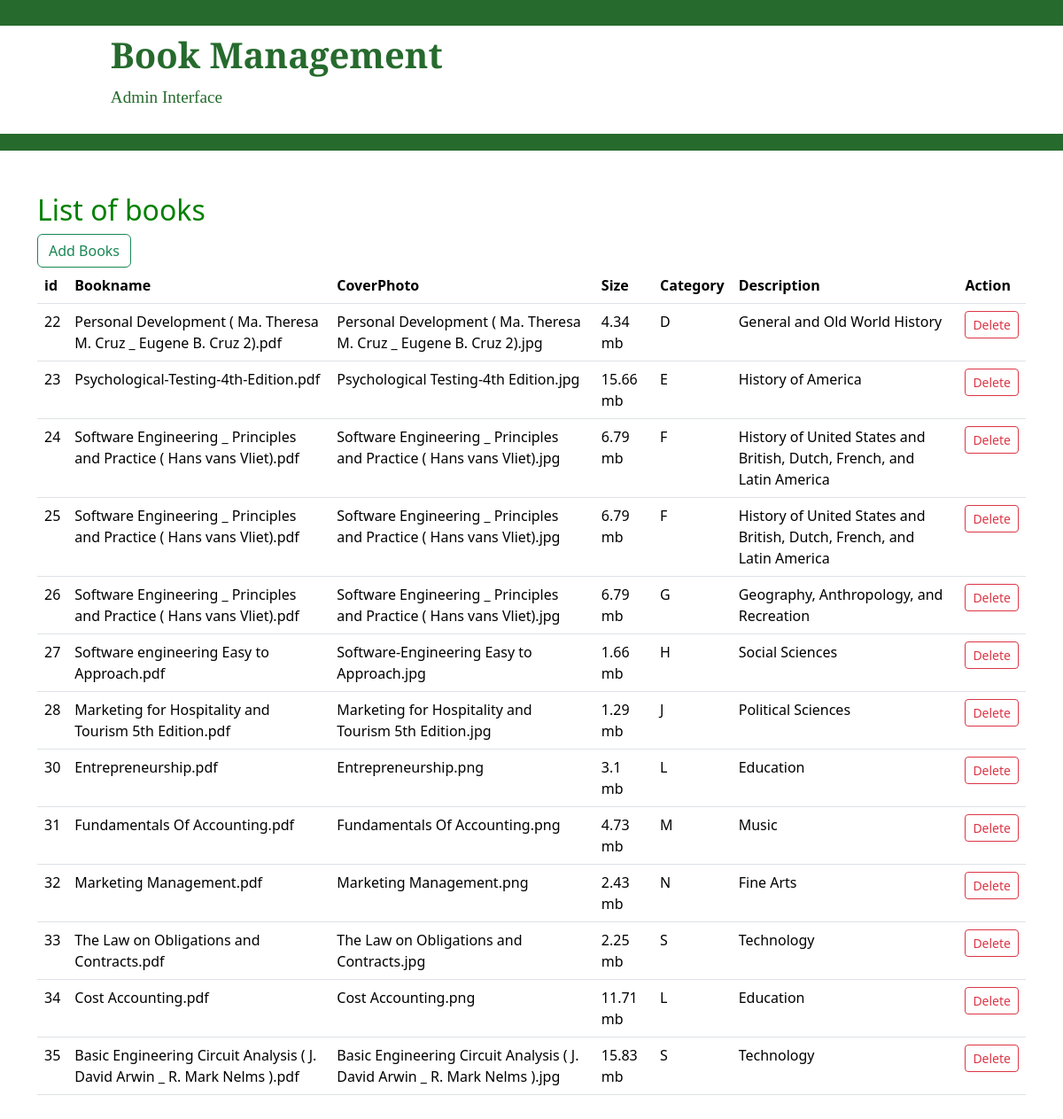
Screenshot of /admin_book_management.php with the database file from the repository.
### tables this page shows
CREATE TABLE `book_files` (
  `id` int(11) NOT NULL,
  `bookname` varchar(255) NOT NULL,
  `bookcover` varchar(255) NOT NULL,
  `category` varchar(255) NOT NULL,
  `description` varchar(255) NOT NULL,
  `filesize` int(11) DEFAULT NULL,
  `uploaded_at` datetime NOT NULL DEFAULT current_timestamp()
);

### includes/admin_book_management_model.inc.php (the view, shortened to what this page needs)
<?php
function get_book(object $pdo)
{
    try {
        $query = "SELECT * FROM book_files";
        $stmt = $pdo->prepare($query);
        $stmt->execute();
        $books = $stmt->fetchAll(PDO::FETCH_ASSOC);
        foreach ($books as $book) {
            $fileSizeMB = round($book['filesize'] / (1024 * 1024), 2);
            echo "<tr>";
            echo "<td>{$book['id']}</td>";
            echo "<td>{$book['bookname']}</td>";
            echo "<td>{$book['bookcover']}</td>";
            echo "<td>$fileSizeMB mb</td>";
            echo "<td>{$book['category']}</td>";
            echo "<td>{$book['description']}</td>";
            echo "<td>";
            echo "<a href='bookManagement/delete.php?id=$book[id]' class='btn btn-sm btn-outline-danger' onclick='return confirm(\"Are you sure you want to delete this book?\");'>Delete</a>";
            echo "</td>";
            echo "</tr>";
        }
    } catch (PDOException $e) {
        echo "Error: " . $e->getMessage();
    }
}

### admin_book_management.php (shortened to what this page needs)
<?php
require_once 'includes/dbh.inc.php';
require_once 'includes/admin_book_management_model.inc.php';
?>
<!DOCTYPE html>
<html lang="en">
<head>
    <link href="https://cdn.jsdelivr.net/npm/bootstrap@5.3.2/dist/css/bootstrap.min.css" rel="stylesheet"
>
    <link rel="stylesheet" href="css/admin-book.css">
    <link rel="stylesheet" href="css/library.css">
</head>
<body>
    <header class="green-header">
        <div class="solidgreen1"></div>
        <div class="admin-title">
            <div>
                <h1><strong>Book Management</strong></h1>
                <a href="admin.php" class="h"><p>Admin Interface</p></a>
            </div>
        </div>
        <div class="solidgreen2"></div>
    </header>
    <div class="container my-5">
        <h2 class="green">List of books</h2>
        <a class="btn btn-outline-success" href="bookManagement/upload.php" role="button">Add Books</a>
        <br>
        <table class="table">
            <thead>
                <tr>
                    <th>id</th>
                    <th>Bookname</th>
                    <th>CoverPhoto</th>
                    <th>Size</th>
                    <th>Category</th>
                    <th>Description</th>
                    <th>Action</th>
                </tr>
            </thead>
            <tbody>
                <?php get_book($pdo)?>
            </tbody>
        </table>
    </div>
</body>
</html>

### css/admin-book.css (style rules this page uses)
.green { color: green; }

### css/library.css (style rules this page uses)
* { box-sizing: border-box; padding: 0; margin: 0; }
:root { --primary-color: #ffffff; --accent-color: #266a2d; --font-main: 'Poppins', sans-serif; --font-sec: 'Hedvig Letters Serif', serif; }
body { display: flex; align-items: center; flex-direction: column; }
.green-header { width: 100%; font-family: var(--font-sec); color: var(--accent-color); font-size: 1.2em; }
.solidgreen1 { background-color: var(--accent-color); height: 1.5em; width: 100%; }
.solidgreen2 { background-color: var(--accent-color); height: 1em; width: 100%; }
.admin-title { padding: 0.5em; display: flex; justify-content: flex-start; gap: 1em; position: relative; }
.h { text-decoration: none; color: var(--accent-color); }

### rows the page displays
book_files: id "22", bookname "Personal Development ( Ma. Theresa M. Cruz _ Eugene B. Cruz 2).pdf", bookcover "Personal Development ( Ma. Theresa M. Cruz _ Eugene B. Cruz 2).jpg", filesize "4.34", category "D", description "General and Old World History"
book_files: id "23", bookname "Psychological-Testing-4th-Edition.pdf", bookcover "Psychological Testing-4th Edition.jpg", filesize "15.66", category "E", description "History of America"
book_files: id "24", bookname "Software Engineering _ Principles and Practice ( Hans vans Vliet).pdf", bookcover "Software Engineering _ Principles and Practice ( Hans vans Vliet).jpg", filesize "6.79", category "F", description "History of United States and British, Dutch, French, and Latin America"
book_files: id "25", bookname "Software Engineering _ Principles and Practice ( Hans vans Vliet).pdf", bookcover "Software Engineering _ Principles and Practice ( Hans vans Vliet).jpg", filesize "6.79", category "F", description "History of United States and British, Dutch, French, and Latin America"
book_files: id "26", bookname "Software Engineering _ Principles and Practice ( Hans vans Vliet).pdf", bookcover "Software Engineering _ Principles and Practice ( Hans vans Vliet).jpg", filesize "6.79", category "G", description "Geography, Anthropology, and Recreation"
book_files: id "27", bookname "Software engineering Easy to Approach.pdf", bookcover "Software-Engineering Easy to Approach.jpg", filesize "1.66", category "H", description "Social Sciences"
book_files: id "28", bookname "Marketing for Hospitality and Tourism 5th Edition.pdf", bookcover "Marketing for Hospitality and Tourism 5th Edition.jpg", filesize "1.29", category "J", description "Political Sciences"
book_files: id "30", bookname "Entrepreneurship.pdf", bookcover "Entrepreneurship.png", filesize "3.1", category "L", description "Education"
book_files: id "31", bookname "Fundamentals Of Accounting.pdf", bookcover "Fundamentals Of Accounting.png", filesize "4.73", category "M", description "Music"
book_files: id "32", bookname "Marketing Management.pdf", bookcover "Marketing Management.png", filesize "2.43", category "N", description "Fine Arts"
book_files: id "33", bookname "The Law on Obligations and Contracts.pdf", bookcover "The Law on Obligations and Contracts.jpg", filesize "2.25", category "S", description "Technology"
book_files: id "34", bookname "Cost Accounting.pdf", bookcover "Cost Accounting.png", filesize "11.71", category "L", description "Education"
book_files: id "35", bookname "Basic Engineering Circuit Analysis ( J. David Arwin _ R. Mark Nelms ).pdf", bookcover "Basic Engineering Circuit Analysis ( J. David Arwin _ R. Mark Nelms ).jpg", filesize "15.83", category "S", description "Technology"
